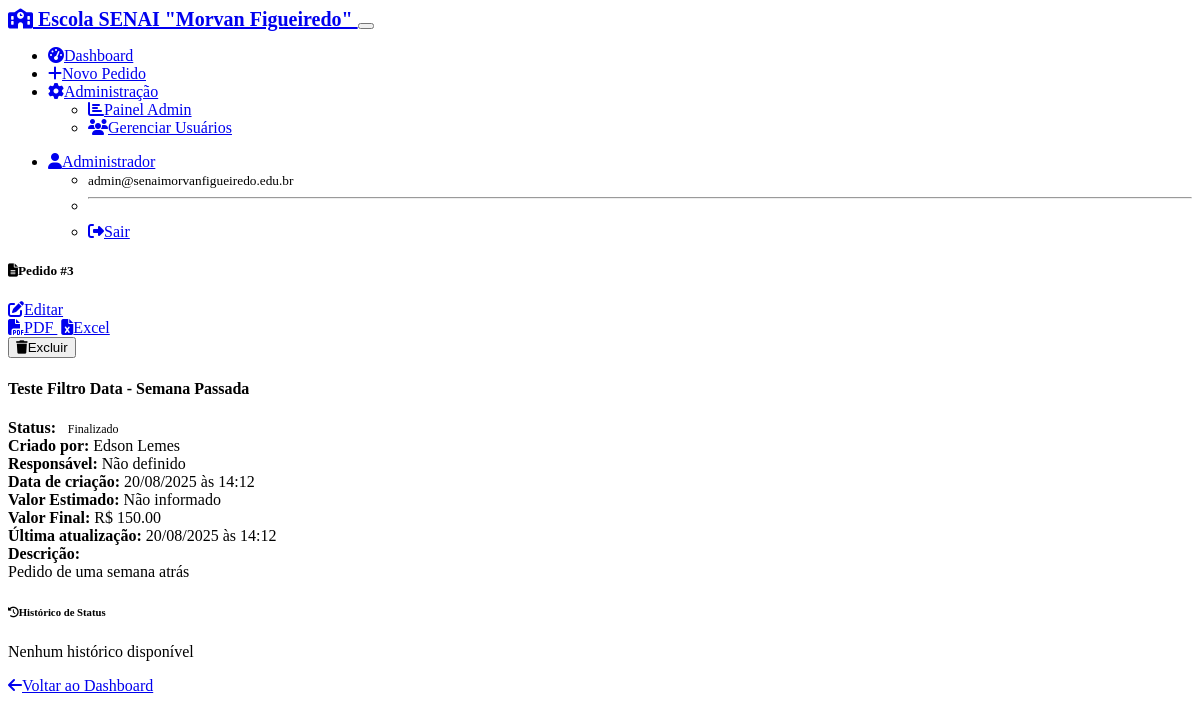
/request/3 (signed in), run on the app's committed database.
### models.py (models this page shows, shortened)
class User(UserMixin, db.Model):
    id = db.Column(db.Integer, primary_key=True)
    username = db.Column(db.String(64), unique=True, nullable=False)
    email = db.Column(db.String(120), unique=True, nullable=False)
    full_name = db.Column(db.String(120), nullable=False)
    password_hash = db.Column(db.String(256))
    needs_password_reset = db.Column(db.Boolean, default=False, nullable=False)
    is_admin = db.Column(db.Boolean, default=False, nullable=False)
    active = db.Column(db.Boolean, default=True, nullable=False)
    created_at = db.Column(db.DateTime, default=datetime.utcnow)
    @property
    def is_active(self):
        return self.active
    acquisition_requests = db.relationship('AcquisitionRequest', foreign_keys='AcquisitionRequest.created_by_id', backref='creator', lazy='dynamic')
    assigned_requests = db.relationship('AcquisitionRequest', foreign_keys='AcquisitionRequest.responsible_id', backref='responsible', lazy='dynamic')
    status_changes = db.relationship('StatusChange', backref='changed_by_user', lazy='dynamic')

class AcquisitionRequest(db.Model):
    id = db.Column(db.Integer, primary_key=True)
    title = db.Column(db.String(200), nullable=False)
    description = db.Column(db.Text, nullable=False)
    status = db.Column(db.String(50), nullable=False, default='orcamento')
    observations = db.Column(db.Text)
    estimated_value = db.Column(db.Numeric(10, 2))  # Valor estimado para fase de orçamento
    final_value = db.Column(db.Numeric(10, 2))      # Valor final para fase de compra/entrega
    request_date = db.Column(db.Date, nullable=False, default=date.today)
    created_at = db.Column(db.DateTime, default=datetime.utcnow)
    updated_at = db.Column(db.DateTime, default=datetime.utcnow, onupdate=datetime.utcnow)
    created_by_id = db.Column(db.Integer, db.ForeignKey('user.id'), nullable=False)
    responsible_id = db.Column(db.Integer, db.ForeignKey('user.id'))
    attachments = db.relationship('Attachment', backref='request', lazy='dynamic', cascade='all, delete-orphan')
    status_changes = db.relationship('StatusChange', backref='request', lazy='dynamic', cascade='all, delete-orphan')
    STATUS_CHOICES = [
        ('orcamento', 'Orçamento'),
        ('fase_compra', 'Fase de Compra'),
        ('a_caminho', 'A Caminho'),
        ('finalizado', 'Finalizado')
    ]

### routes.py (the view)
@app.route('/request/<int:id>')
@login_required
def view_request(id):
    request_obj = AcquisitionRequest.query.get_or_404(id)
    status_history = StatusChange.query.filter_by(request_id=id).order_by(desc(StatusChange.change_date)).all()
    return render_template('request_detail.html', request_obj=request_obj, status_history=status_history)

### app.py (called while the page is built)
@login_manager.user_loader
def load_user(user_id):
    from models import User
    return User.query.get(int(user_id))

### templates/request_detail.html (shortened to what this page needs)
{% extends "base.html" %}
{% block content %}
<div class="row">
    <div class="col-lg-8">
        <div class="card mb-4">
            <div class="card-header d-flex justify-content-between align-items-center">
                <h5 class="mb-0">
                    <i class="fas fa-file-alt me-2"></i>Pedido #{{ request_obj.id }}
                </h5>
                <div class="btn-group">
                    {% if current_user.is_admin or request_obj.created_by_id == current_user.id %}
                    <a href="{{ url_for('edit_request', id=request_obj.id) }}" class="btn btn-sm btn-primary">
                        <i class="fas fa-edit me-1"></i>Editar
                    </a>
                    {% endif %}
                    <div class="btn-group">
                        <a href="{{ url_for('generate_request_pdf_route', id=request_obj.id) }}" class="btn btn-sm btn-success">
                            <i class="fas fa-file-pdf me-1"></i>PDF
                        </a>
                        <a href="{{ url_for('export_excel_request', id=request_obj.id) }}" class="btn btn-sm btn-success">
                            <i class="fas fa-file-excel me-1"></i>Excel
                        </a>
                    </div>
                    {% if current_user.is_admin %}
                    <form method="POST" action="{{ url_for('delete_request', id=request_obj.id) }}"
                          class="d-inline" onsubmit="return confirm('Tem certeza que deseja excluir este pedido? Esta ação não pode ser desfeita.')">
                        <button type="submit" class="btn btn-sm btn-danger">
                            <i class="fas fa-trash me-1"></i>Excluir
                        </button>
                    </form>
                    {% endif %}
                </div>
            </div>
            <div class="card-body">
                <h4 class="card-title">{{ request_obj.title }}</h4>
                <div class="row mb-3">
                    <div class="col-md-6">
                        <strong>Status:</strong>
                        {% set status_classes = {
                            'orcamento': 'warning',
                            'fase_compra': 'info',
                            'a_caminho': 'primary',
                            'finalizado': 'success'
                        } %}
                        {% set status_names = {
                            'orcamento': 'Orçamento',
                            'fase_compra': 'Fase de Compra',
                            'a_caminho': 'A Caminho',
                            'finalizado': 'Finalizado'
                        } %}
                        <span class="badge bg-{{ status_classes.get(request_obj.status, 'secondary') }} text-white ms-2">
                            {{ status_names.get(request_obj.status, request_obj.status) }}
                        </span>
                    </div>
                    <div class="col-md-6">
                        <strong>Criado por:</strong> {{ request_obj.creator.full_name }}
                    </div>
                </div>
                <div class="row mb-3">
                    <div class="col-md-6">
                        <strong>Responsável:</strong>
                        {% if request_obj.responsible %}
                            {{ request_obj.responsible.full_name }}
                        {% else %}
                            <span class="text-muted">Não definido</span>
                        {% endif %}
                    </div>
                    <div class="col-md-6">
                        <strong>Data de criação:</strong>
                        {{ request_obj.created_at.strftime('%d/%m/%Y às %H:%M') }}
                    </div>
                </div>
                <div class="row mb-3">
                    <div class="col-md-6">
                        <strong>Valor Estimado:</strong>
                        {% if request_obj.estimated_value %}
                            <span class="text-success fw-bold">R$ {{ "%.2f"|format(request_obj.estimated_value) }}</span>
                        {% else %}
                            <span class="text-muted">Não informado</span>
                        {% endif %}
                    </div>
                    <div class="col-md-6">
                        <strong>Valor Final:</strong>
                        {% if request_obj.final_value %}
                            <span class="text-warning fw-bold">R$ {{ "%.2f"|format(request_obj.final_value) }}</span>
                        {% else %}
                            <span class="text-muted">Não informado</span>
                        {% endif %}
                    </div>
                </div>
                {% if request_obj.updated_at != request_obj.created_at %}
                <div class="row mb-3">
                    <div class="col-12">
                        <strong>Última atualização:</strong>
                        {{ request_obj.updated_at.strftime('%d/%m/%Y às %H:%M') }}
                    </div>
                </div>
                {% endif %}
                <div class="mb-3">
                    <strong>Descrição:</strong>
                    <div class="mt-2 p-3 bg-body-secondary rounded">
                        {{ request_obj.description | replace('\n', '<br>') | safe }}
                    </div>
                </div>
            </div>
        </div>
    </div>
    <div class="col-lg-4">
        <div class="card">
            <div class="card-header">
                <h6 class="mb-0">
                    <i class="fas fa-history me-2"></i>Histórico de Status
                </h6>
            </div>
            <div class="card-body">
                {% if status_history %}
                    <div class="timeline">
                        {% for change in status_history %}
                        <div class="timeline-item mb-3">
                            <div class="timeline-marker">
                                <i class="fas fa-circle"></i>
                            </div>
                            <div class="timeline-content">
                                <h6 class="mb-1">
                                    {% if change.old_status %}
                                        {{ change.get_old_status_display() }} → {{ change.get_new_status_display() }}
                                    {% else %}
                                        Pedido criado ({{ change.get_new_status_display() }})
                                    {% endif %}
                                </h6>
                                <small class="text-muted">
                                    {{ change.change_date.strftime('%d/%m/%Y às %H:%M') }} por
                                    {{ change.changed_by_user.full_name }}
                                </small>
                                {% if change.comments %}
                                <div class="mt-2">
                                    <small class="text-muted">{{ change.comments }}</small>
                                </div>
                                {% endif %}
                            </div>
                        </div>
                        {% endfor %}
                    </div>
                {% else %}
                    <p class="text-muted text-center">Nenhum histórico disponível</p>
                {% endif %}
            </div>
        </div>
    </div>
</div>
<div class="mt-4">
    <a href="{{ url_for('dashboard') }}" class="btn btn-secondary">
        <i class="fas fa-arrow-left me-1"></i>Voltar ao Dashboard
    </a>
</div>
{% endblock %}

### templates/base.html (shortened to what this page needs)
<!DOCTYPE html>
<html lang="pt-BR" data-bs-theme="dark">
<head>
    <link href="https://cdn.replit.com/agent/bootstrap-agent-dark-theme.min.css" rel="stylesheet">
    <link rel="stylesheet" href="https://cdnjs.cloudflare.com/ajax/libs/font-awesome/6.4.0/css/all.min.css">
    <link rel="stylesheet" href="{{ url_for('static', filename='style.css') }}">
</head>
<body>
    {% if current_user.is_authenticated %}
    <nav class="navbar navbar-expand-lg navbar-dark bg-primary">
        <div class="container">
            <a class="navbar-brand" href="{{ url_for('dashboard') }}">
                <i class="fas fa-school me-2"></i>
Escola SENAI "Morvan Figueiredo"
            </a>
            <button class="navbar-toggler" type="button" data-bs-toggle="collapse" data-bs-target="#navbarNav">
            </button>
            <div class="collapse navbar-collapse" id="navbarNav">
                <ul class="navbar-nav me-auto">
                    <li class="nav-item">
                        <a class="nav-link" href="{{ url_for('dashboard') }}">
                            <i class="fas fa-tachometer-alt me-1"></i>Dashboard
                        </a>
                    </li>
                    <li class="nav-item">
                        <a class="nav-link" href="{{ url_for('new_request') }}">
                            <i class="fas fa-plus me-1"></i>Novo Pedido
                        </a>
                    </li>
                    {% if current_user.is_admin %}
                    <li class="nav-item dropdown">
                        <a class="nav-link dropdown-toggle" href="#" role="button" data-bs-toggle="dropdown">
                            <i class="fas fa-cog me-1"></i>Administração
                        </a>
                        <ul class="dropdown-menu">
                            <li><a class="dropdown-item" href="{{ url_for('admin_panel') }}">
                                <i class="fas fa-chart-bar me-1"></i>Painel Admin
                            </a></li>
                            <li><a class="dropdown-item" href="{{ url_for('user_management') }}">
                                <i class="fas fa-users me-1"></i>Gerenciar Usuários
                            </a></li>
                        </ul>
                    </li>
                    {% endif %}
                </ul>
                <ul class="navbar-nav">
                    <li class="nav-item dropdown">
                        <a class="nav-link dropdown-toggle" href="#" role="button" data-bs-toggle="dropdown">
                            <i class="fas fa-user me-1"></i>{{ current_user.full_name }}
                        </a>
                        <ul class="dropdown-menu">
                            <li><span class="dropdown-item-text">
                                <small class="text-muted">{{ current_user.email }}</small>
                            </span></li>
                            <li><hr class="dropdown-divider"></li>
                            <li><a class="dropdown-item" href="{{ url_for('logout') }}">
                                <i class="fas fa-sign-out-alt me-1"></i>Sair
                            </a></li>
                        </ul>
                    </li>
                </ul>
            </div>
        </div>
    </nav>
    {% endif %}
    <main class="container my-4">
        {% if error_message %}
            <div class="text-center">
                <h1 class="display-1">😔</h1>
                <h2>{{ error_message }}</h2>
                <a href="{{ url_for('dashboard') }}" class="btn btn-primary">
                    <i class="fas fa-home me-1"></i>Voltar ao Dashboard
                </a>
            </div>
        {% else %}
            {% block content %}{% endblock %}
        {% endif %}
    </main>
</body>
</html>

### static/style.css (style rules this page uses)
.badge { font-size: 0.75rem; padding: 0.35em 0.65em; }
.card { transition: box-shadow 0.15s ease-in-out; }
.navbar-brand { font-weight: 600; font-size: 1.25rem; }
.btn + .btn { margin-left: 0.25rem; }
.fade-in { animation: fadeIn 0.3s ease-in; }
.status-finalizado { color: var(--bs-success); }

### data on the page
User: full_name "Administrador", email "admin@senaimorvanfigueiredo.edu.br"
AcquisitionRequest: id "3", title "Teste Filtro Data - Semana Passada", get "Finalizado", created_at "20/08/2025 às 14:12", final_value "150.00", updated_at "20/08/2025 às 14:12", description "Pedido de uma semana atrás"
User: creator.full_name "Edson Lemes"
